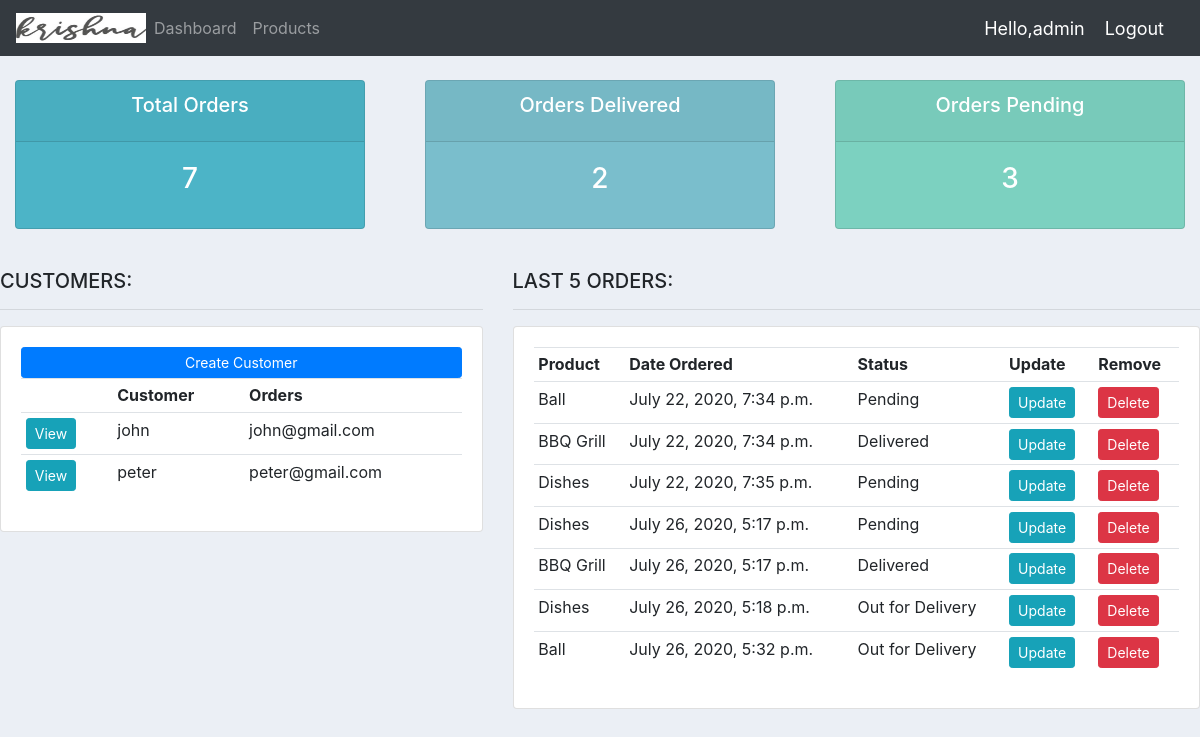
The app's page / (signed in) with its own data.
### accounts/models.py (models this page shows, shortened)
class Customer(models.Model):
    name = models.CharField(max_length=200, null=True)
    phone = models.CharField(max_length=200, null=True)
    email = models.CharField(max_length=200, null=True)
    date_created = models.DateTimeField(auto_now_add=True, null=True)

class Order(models.Model):
    STATUS = (
        ('Pending', 'Pending'),
        ('Out for Delivery', 'Out for Delivery'),
        ('Delivered', 'Delivered'),
    )
    customer = models.ForeignKey(Customer, null=True, on_delete=models.SET_NULL)
    product = models.ForeignKey(Product, null=True, on_delete=models.SET_NULL)
    date_created = models.DateTimeField(auto_now_add=True, null=True)
    status = models.CharField(max_length=200, null=True, choices=STATUS)
    note = models.CharField(max_length=500,null=True)

class Product(models.Model):
    CATEGORY = (
        ('Indoor', 'Indoor'),
        ('Outdoor', 'Outdoor'),
    )
    name = models.CharField(max_length=200, null=True)
    price = models.FloatField(null=True)
    category = models.CharField(max_length=200, null=True, choices=CATEGORY)
    description = models.CharField(max_length=200, null=True,blank=True)
    date_created = models.DateTimeField(auto_now_add=True, null=True)
    tag = models.ManyToManyField(Tag)
    def __str__(self):
        return self.name

### accounts/views.py (the view)
# urls.py: 2. Add a URL to urlpatterns:  path('', views.home, name='home')
@login_required(login_url='login')
def home(request):
    orders = Order.objects.all()
    customers = Customer.objects.all()
    total_customers = customers.count()
    total_orders = orders.count()
    delivered = orders.filter(status='Delivered').count()
    pending = orders.filter(status='Pending').count()
    context = {
        'orders': orders,
        'customers': customers,
        'total_customers': total_customers,
        'total_orders': total_orders,
        'delivered': delivered,
        'pending': pending
    }
    return render(request, 'accounts/dashboard.html', context)

### accounts/templates/accounts/dashboard.html
{% extends 'accounts/base.html' %}
{% block content %}
{% include 'accounts/status.html' %}
    <br>
    <div class="row">
        <div class="col-md-5">
            <h5>CUSTOMERS:</h5>
            <hr>
            <div class="card card-body">
                <a class="btn btn-primary  btn-sm btn-block" href="">Create Customer</a>
                <table class="table table-sm">
                    <tr>
                        <th></th>
                        <th>Customer</th>
                        <th>Orders</th>
                    </tr>
                    {% for customer in customers %}
                        <tr>
                            <td><a class="btn btn-sm btn-info" href="{% url 'customer' customer.id %}">View</a> </td>
                            <td>{{ customer.name }}</td>
                            <td>{{ customer.email }}</td>
                        </tr>
                    {% endfor %}
                </table>
            </div>
        </div>
        <div class="col-md-7">
            <h5>LAST 5 ORDERS:</h5>
            <hr>
            <div class="card card-body">
                <table class="table table-sm">
                    <tr>
                        <th>Product</th>
                        <th>Date Ordered</th>
                        <th>Status</th>
                        <th>Update</th>
                        <th>Remove</th>
                    </tr>
                      {% for order in orders %}
                        <tr>
                            <td>{{ order.product }}</td>
                            <td>{{ order.date_created }}</td>
                            <td>{{ order.status }}</td>
                            <td><a class="btn btn-sm btn-info" href="{% url 'update-order' order.id %}">Update</a> </td>
                            <td><a class="btn btn-sm btn-danger" href="{% url 'delete-order' order.id %}">Delete</a> </td>
                        </tr>
                    {% endfor %}
                </table>
            </div>
        </div>
    </div>
{% endblock %}

### accounts/templates/accounts/base.html (shortened to what this page needs)
{% load static %}
<!DOCTYPE html>
<html lang="en">
<head>
    <link rel="stylesheet" href="https://stackpath.bootstrapcdn.com/bootstrap/4.5.0/css/bootstrap.min.css"
>
    <link rel="stylesheet" type="text/css" href="{% static 'accounts/main.css' %}">
</head>
<body>
{% include 'accounts/navbar.html' %}
{% block content %}
{% endblock %}
</body>
</html>

### accounts/templates/accounts/navbar.html (shortened to what this page needs)
{% load static %}
<nav class="navbar navbar-expand-lg navbar-dark bg-dark">
    <img src="{% static 'images/freeLogo.jpeg' %}" height="30" width="130">
    <div class="collapse navbar-collapse" id="navbarNav">
        <ul class="navbar-nav">
            <li class="nav-item">
                <a class="nav-link" href="{% url 'home' %}">Dashboard</a>
            </li>
            <li class="nav-item">
                <a class="nav-link" href="{% url 'products' %}">Products</a>
            </li>
        </ul>
    </div>
    <span class="hello-msg">Hello,{{ request.user }}</span>
    <span><a class="hello-msg" href="{% url 'logout' %}">Logout</a> </span>
</nav>

### accounts/templates/accounts/status.html
<br>
<div class="row">
    <div class="col">
        <div class="col-md">
            <div class="card text-center text-white mb-3" id="total-orders">
                <div class="card-header">
                    <h5 class="card-title">Total Orders</h5>
                </div>
                <div class="card-body">
                    <h3 class="card-title">{{ total_orders }}</h3>
                </div>
            </div>
        </div>
    </div>
    <div class="col">
        <div class="col-md">
            <div class="card text-center text-white mb-3" id="orders-delivered">
                <div class="card-header">
                    <h5 class="card-title">Orders Delivered</h5>
                </div>
                <div class="card-body">
                    <h3 class="card-title">{{ delivered }}</h3>
                </div>
            </div>
        </div>
    </div>
    <div class="col">
        <div class="col-md">
            <div class="card text-center text-white mb-3" id="orders-pending">
                <div class="card-header">
                    <h5 class="card-title">Orders Pending</h5>
                </div>
                <div class="card-body">
                    <h3 class="card-title">{{ pending }}</h3>
                </div>
            </div>
        </div>
    </div>
</div>

### accounts/static/accounts/main.css (style rules this page uses)
body { background-color: #ebeff5; }
#total-orders { background-color: #4cb4c7; }
#orders-delivered { background-color: #7abecc; }
#orders-pending { background-color: #7CD1C0; }

### accounts/templates/accounts/navbar.html (style rules this page uses)
.hello-msg { font-size:18px ; color: #fff; margin-right: 20px; }

### records on screen
Customer: name "john", email "john@gmail.com"
Customer: name "peter", email "peter@gmail.com"
Order: product "Ball", date_created "July 22, 2020, 7:34 p.m.", status "Pending"
Order: product "BBQ Grill", date_created "July 22, 2020, 7:34 p.m.", status "Delivered"
Order: product "Dishes", date_created "July 22, 2020, 7:35 p.m.", status "Pending"
Order: product "Dishes", date_created "July 26, 2020, 5:17 p.m.", status "Pending"
Order: product "BBQ Grill", date_created "July 26, 2020, 5:17 p.m.", status "Delivered"
Order: product "Dishes", date_created "July 26, 2020, 5:18 p.m.", status "Out for Delivery"
Order: product "Ball", date_created "July 26, 2020, 5:32 p.m.", status "Out for Delivery"

### other values on screen
{{ request.user }} "admin"
{{ total_orders }} "7"
{{ delivered }} "2"
{{ pending }} "3"
